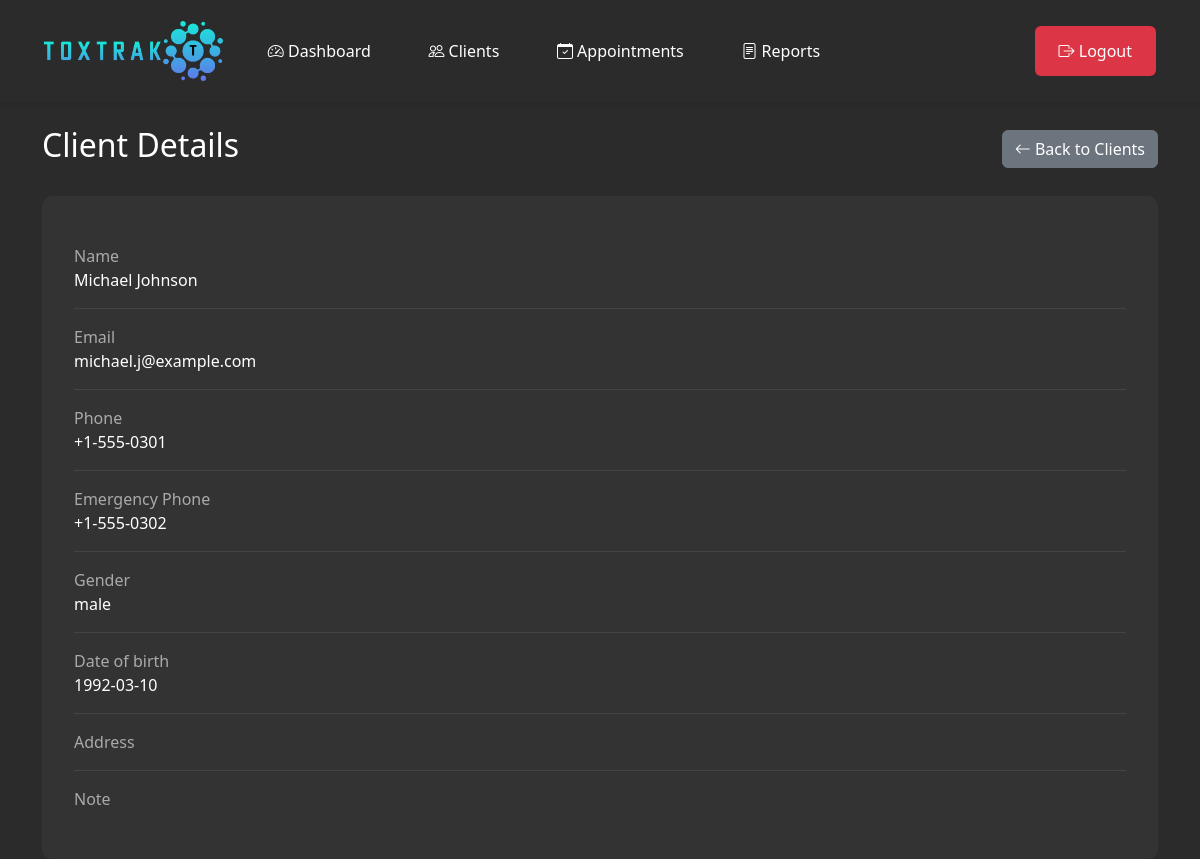
/client_view.php?id=3 (signed in), run on the app's committed database.
### tables this page shows
CREATE TABLE IF NOT EXISTS `clients` (
    `id` INT(11) UNSIGNED NOT NULL AUTO_INCREMENT,
    `first_name` VARCHAR(100) NOT NULL,
    `last_name` VARCHAR(100) NOT NULL,
    `email` VARCHAR(255) NOT NULL,
    `gender` ENUM('male', 'female', 'other') NOT NULL,
    `date_of_birth` DATE NOT NULL,
    `phone_number` VARCHAR(20) NOT NULL,
    `emergency_phone_number` VARCHAR(20) NOT NULL,
    `address` TEXT DEFAULT NULL,
    `note` TEXT DEFAULT NULL,
    `created_at` TIMESTAMP NOT NULL DEFAULT CURRENT_TIMESTAMP,
    `updated_at` TIMESTAMP NOT NULL DEFAULT CURRENT_TIMESTAMP ON UPDATE CURRENT_TIMESTAMP,
    PRIMARY KEY (`id`),
    UNIQUE KEY `clients_email_unique` (`email`),
    KEY `idx_clients_name` (`first_name`, `last_name`),
    KEY `idx_clients_email` (`email`)
);

### client_view.php (the view, shortened to what this page needs)
<?php
require_once 'db.php';
$id = $_GET['id'] ?? null;
$stmt = $pdo->prepare("SELECT * FROM clients WHERE id = ?");
$stmt->execute([$id]);
$client = $stmt->fetch(PDO::FETCH_ASSOC);
?>
<!DOCTYPE html>
<html lang="en">
<head>
    <link href="https://cdn.jsdelivr.net/npm/bootstrap@5.3.2/dist/css/bootstrap.min.css" rel="stylesheet">
    <link rel="stylesheet" href="https://cdn.jsdelivr.net/npm/bootstrap-icons@1.11.1/font/bootstrap-icons.css">
    <link rel="stylesheet" href="dashboard.css">
</head>
<body>
    <?php include 'navbar.php'; ?>
    <div class="container mt-4">
        <div class="d-flex justify-content-between align-items-center mb-4">
            <h2>Client Details</h2>
            <a href="clients.php" class="btn btn-secondary">
                <i class="bi bi-arrow-left"></i> Back to Clients
            </a>
        </div>
        <div class="client-details">
            <div class="detail-row">
                <div class="detail-label">Name</div>
                <div class="detail-value">
                    <?= htmlspecialchars($client['first_name'] . ' ' . $client['last_name']) ?>
                </div>
            </div>
            <div class="detail-row">
                <div class="detail-label">Email</div>
                <div class="detail-value"><?= htmlspecialchars($client['email']) ?></div>
            </div>
            <div class="detail-row">
                <div class="detail-label">Phone</div>
                <div class="detail-value"><?= htmlspecialchars($client['phone_number']) ?></div>
            </div>
            <div class="detail-row">
                <div class="detail-label">Emergency Phone</div>
                <div class="detail-value"><?= htmlspecialchars($client['emergency_phone_number']) ?></div>
            </div>
            <div class="detail-row">
                <div class="detail-label">Gender</div>
                <div class="detail-value"><?= htmlspecialchars($client['gender']) ?></div>
            </div>
            <div class="detail-row">
                <div class="detail-label">Date of birth</div>
                <div class="detail-value"><?= htmlspecialchars($client['date_of_birth']) ?></div>
            </div>
            <div class="detail-row">
                <div class="detail-label">Address</div>
            </div>
            <div class="detail-row">
                <div class="detail-label">Note</div>
            </div>
        </div>
    </div>
</body>
</html>

### dashboard.css (style rules this page uses)
body { background-color: #2b2b2b; min-height: 100vh; color: #fff; }
.client-details { background-color: #333; border-radius: 10px; padding: 2rem; }
.detail-row { border-bottom: 1px solid #444; padding: 1rem 0; }
.detail-row:last-child { border-bottom: none; }
.detail-label { color: #aaa; font-weight: 500; }
.detail-value { color: #fff; }

### data on the page
clients: first_name+last_name "Michael Johnson", email "michael.j@example.com", phone_number "+1-555-0301", emergency_phone_number "+1-555-0302", gender "male", date_of_birth "1992-03-10"
